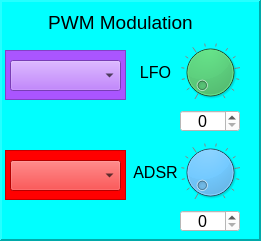
    <widget class="QFrame" name="frame_Osc1PwmMod">
     <property name="geometry">
      <rect>
       <x>460</x>
       <y>10</y>
       <width>261</width>
       <height>241</height>
      </rect>
     </property>
     <property name="styleSheet">
      <string notr="true">background-color: rgb(0, 255, 255);</string>
     </property>
     <property name="frameShape">
      <enum>QFrame::Panel</enum>
     </property>
     <property name="frameShadow">
      <enum>QFrame::Raised</enum>
     </property>
     <property name="lineWidth">
      <number>2</number>
     </property>
     <property name="midLineWidth">
      <number>2</number>
     </property>
     <widget class="QLabel" name="label_16">
      <property name="geometry">
       <rect>
        <x>10</x>
        <y>10</y>
        <width>221</width>
        <height>25</height>
       </rect>
      </property>
      <property name="font">
       <font>
        <pointsize>14</pointsize>
       </font>
      </property>
      <property name="text">
       <string>PWM Modulation</string>
      </property>
      <property name="alignment">
       <set>Qt::AlignCenter</set>
      </property>
     </widget>
     <widget class="QLabel" name="label_17">
      <property name="geometry">
       <rect>
        <x>130</x>
        <y>160</y>
        <width>51</width>
        <height>25</height>
       </rect>
      </property>
      <property name="font">
       <font>
        <pointsize>12</pointsize>
       </font>
      </property>
      <property name="text">
       <string>ADSR</string>
      </property>
      <property name="alignment">
       <set>Qt::AlignCenter</set>
      </property>
     </widget>
     <widget class="QLabel" name="label_18">
      <property name="geometry">
       <rect>
        <x>130</x>
        <y>60</y>
        <width>51</width>
        <height>25</height>
       </rect>
      </property>
      <property name="font">
       <font>
        <pointsize>12</pointsize>
       </font>
      </property>
      <property name="text">
       <string>LFO</string>
      </property>
      <property name="alignment">
       <set>Qt::AlignCenter</set>
      </property>
     </widget>
     <widget class="QComboBox" name="comboBox_Osc1PwmModLFO">
      <property name="geometry">
       <rect>
        <x>10</x>
        <y>60</y>
        <width>111</width>
        <height>31</height>
       </rect>
      </property>
      <property name="font">
       <font>
        <pointsize>10</pointsize>
       </font>
      </property>
      <property name="focusPolicy">
       <enum>Qt::NoFocus</enum>
      </property>
      <property name="styleSheet">
       <string notr="true">
border-color: rgb(0, 0, 0);
background-color: rgb(170, 85, 255);
</string>
      </property>
      <property name="currentText">
       <string/>
      </property>
      <property name="currentIndex">
       <number>-1</number>
      </property>
      <property name="maxVisibleItems">
       <number>10</number>
      </property>
     </widget>
     <widget class="QComboBox" name="comboBox_Osc1PwmModAdsr">
      <property name="geometry">
       <rect>
        <x>10</x>
        <y>160</y>
        <width>111</width>
        <height>31</height>
       </rect>
      </property>
      <property name="font">
       <font>
        <pointsize>10</pointsize>
       </font>
      </property>
      <property name="focusPolicy">
       <enum>Qt::NoFocus</enum>
      </property>
      <property name="styleSheet">
       <string notr="true">
border-color: rgb(0, 0, 0);
background-color: rgb(255, 0, 0);
</string>
      </property>
      <property name="currentText">
       <string/>
      </property>
      <property name="currentIndex">
       <number>-1</number>
      </property>
      <property name="maxVisibleItems">
       <number>10</number>
      </property>
     </widget>
     <widget class="QDial" name="dial_Osc1PwmModLFOLevel">
      <property name="geometry">
       <rect>
        <x>180</x>
        <y>40</y>
        <width>60</width>
        <height>64</height>
       </rect>
      </property>
      <property name="focusPolicy">
       <enum>Qt::NoFocus</enum>
      </property>
      <property name="styleSheet">
       <string notr="true">background-color: rgb(22, 207, 75);</string>
      </property>
      <property name="maximum">
       <number>100</number>
      </property>
      <property name="value">
       <number>0</number>
      </property>
      <property name="wrapping">
       <bool>false</bool>
      </property>
      <property name="notchTarget">
       <double>8.000000000000000</double>
      </property>
      <property name="notchesVisible">
       <bool>true</bool>
      </property>
     </widget>
     <widget class="QDial" name="dial_Osc1PwmModAdsrLevel">
      <property name="geometry">
       <rect>
        <x>180</x>
        <y>140</y>
        <width>60</width>
        <height>64</height>
       </rect>
      </property>
      <property name="focusPolicy">
       <enum>Qt::NoFocus</enum>
      </property>
      <property name="styleSheet">
       <string notr="true">background-color: rgb(57, 176, 255);</string>
      </property>
      <property name="maximum">
       <number>100</number>
      </property>
      <property name="value">
       <number>0</number>
      </property>
      <property name="wrapping">
       <bool>false</bool>
      </property>
      <property name="notchTarget">
       <double>8.000000000000000</double>
      </property>
      <property name="notchesVisible">
       <bool>true</bool>
      </property>
     </widget>
     <widget class="QSpinBox" name="spinBox_Osc1PwmModAdsrLevel">
      <property name="geometry">
       <rect>
        <x>180</x>
        <y>210</y>
        <width>60</width>
        <height>22</height>
       </rect>
      </property>
      <property name="font">
       <font>
        <pointsize>12</pointsize>
       </font>
      </property>
      <property name="focusPolicy">
       <enum>Qt::NoFocus</enum>
      </property>
      <property name="styleSheet">
       <string notr="true">background-color: rgb(255, 255, 255);</string>
      </property>
      <property name="alignment">
       <set>Qt::AlignCenter</set>
      </property>
      <property name="readOnly">
       <bool>false</bool>
      </property>
      <property name="accelerated">
       <bool>true</bool>
      </property>
      <property name="maximum">
       <number>100</number>
      </property>
      <property name="value">
       <number>0</number>
      </property>
     </widget>
     <widget class="QSpinBox" name="spinBox_Osc1PwmModLfoLevel">
      <property name="geometry">
       <rect>
        <x>180</x>
        <y>110</y>
        <width>60</width>
        <height>22</height>
       </rect>
      </property>
      <property name="font">
       <font>
        <pointsize>12</pointsize>
       </font>
      </property>
      <property name="focusPolicy">
       <enum>Qt::NoFocus</enum>
      </property>
      <property name="styleSheet">
       <string notr="true">background-color: rgb(255, 255, 255);</string>
      </property>
      <property name="alignment">
       <set>Qt::AlignCenter</set>
      </property>
      <property name="readOnly">
       <bool>false</bool>
      </property>
      <property name="accelerated">
       <bool>true</bool>
      </property>
      <property name="maximum">
       <number>100</number>
      </property>
      <property name="value">
       <number>0</number>
      </property>
     </widget>
     <widget class="QComboBox" name="comboBox_Osc1FreqModAdsr_2">
      <property name="geometry">
       <rect>
        <x>10</x>
        <y>160</y>
        <width>111</width>
        <height>31</height>
       </rect>
      </property>
      <property name="font">
       <font>
        <pointsize>10</pointsize>
       </font>
      </property>
      <property name="focusPolicy">
       <enum>Qt::NoFocus</enum>
      </property>
      <property name="styleSheet">
       <string notr="true">
border-color: rgb(0, 0, 0);
background-color: rgb(255, 0, 0);
</string>
      </property>
      <property name="currentText">
       <string/>
      </property>
      <property name="currentIndex">
       <number>-1</number>
      </property>
      <property name="maxVisibleItems">
       <number>10</number>
      </property>
     </widget>
     <widget class="QFrame" name="frame_5">
      <property name="geometry">
       <rect>
        <x>5</x>
        <y>150</y>
        <width>121</width>
        <height>50</height>
       </rect>
      </property>
      <property name="styleSheet">
       <string notr="true">background-color: rgb(255, 0, 0);</string>
      </property>
      <property name="frameShape">
       <enum>QFrame::StyledPanel</enum>
      </property>
      <property name="frameShadow">
       <enum>QFrame::Raised</enum>
      </property>
     </widget>
     <widget class="QFrame" name="frame_9">
      <property name="geometry">
       <rect>
        <x>5</x>
        <y>50</y>
        <width>121</width>
        <height>50</height>
       </rect>
      </property>
      <property name="styleSheet">
       <string notr="true">background-color: rgb(170, 85, 255);</string>
      </property>
      <property name="frameShape">
       <enum>QFrame::StyledPanel</enum>
      </property>
      <property name="frameShadow">
       <enum>QFrame::Raised</enum>
      </property>
     </widget>
     <zorder>frame_9</zorder>
     <zorder>frame_5</zorder>
     <zorder>label_16</zorder>
     <zorder>label_17</zorder>
     <zorder>label_18</zorder>
     <zorder>comboBox_Osc1PwmModLFO</zorder>
     <zorder>comboBox_Osc1PwmModAdsr</zorder>
     <zorder>dial_Osc1PwmModLFOLevel</zorder>
     <zorder>dial_Osc1PwmModAdsrLevel</zorder>
     <zorder>spinBox_Osc1PwmModAdsrLevel</zorder>
     <zorder>spinBox_Osc1PwmModLfoLevel</zorder>
     <zorder>comboBox_Osc1FreqModAdsr_2</zorder>
    </widget>
